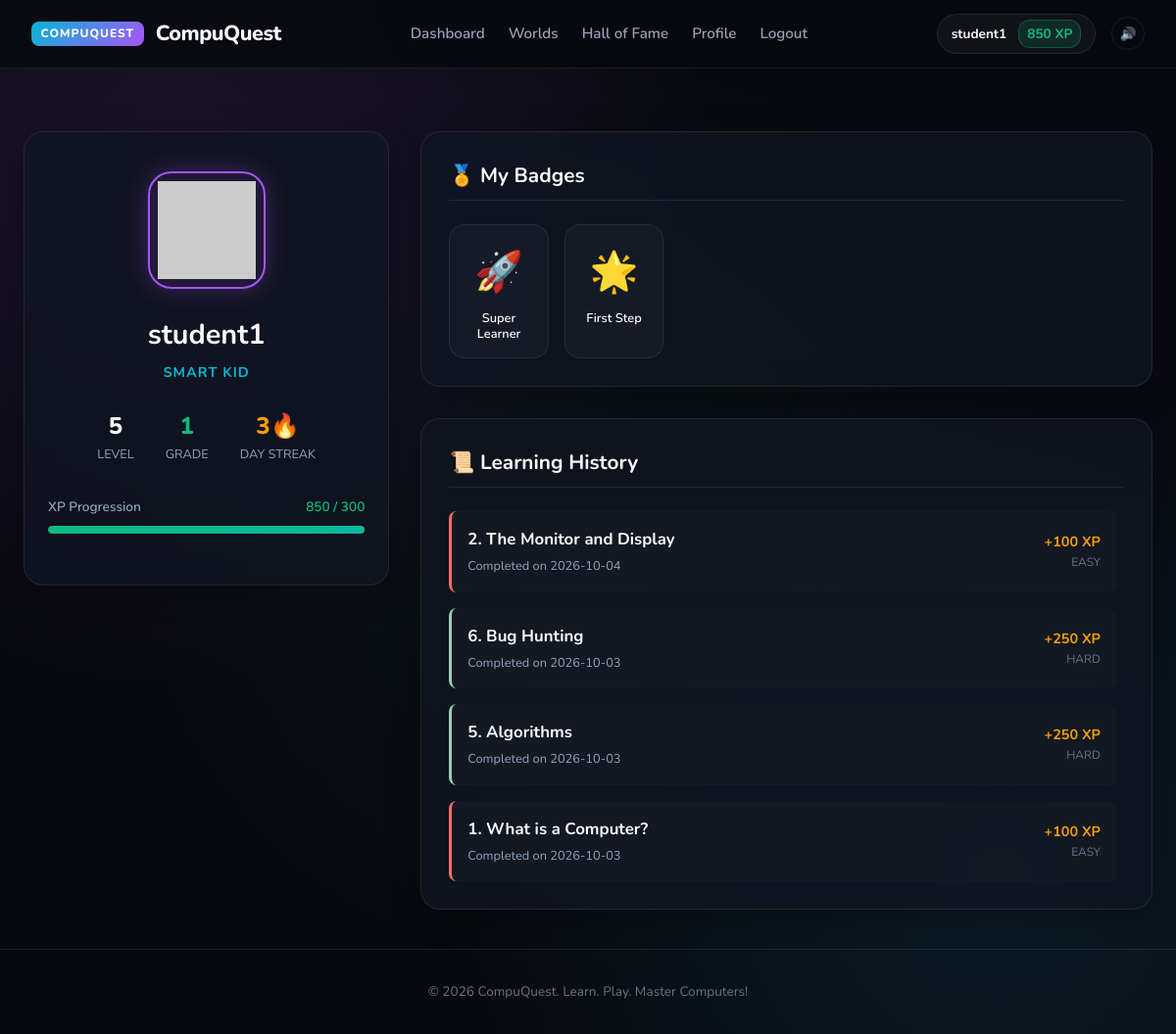
Screenshot of /profile (signed in) with the database file from the repository.
### tables this page shows
CREATE TABLE users (
        id INTEGER PRIMARY KEY AUTOINCREMENT,
        username TEXT UNIQUE NOT NULL,
        email TEXT UNIQUE NOT NULL,
        password_hash TEXT NOT NULL,
        xp INTEGER DEFAULT 0,
        level INTEGER DEFAULT 1,
        streak INTEGER DEFAULT 1,
        last_active_date TEXT,
        avatar TEXT DEFAULT 'happy_bot',
        title TEXT DEFAULT 'Explorer',
        created_at TEXT DEFAULT CURRENT_TIMESTAMP
    , grade INTEGER DEFAULT 1);

CREATE TABLE user_badges (
        id INTEGER PRIMARY KEY AUTOINCREMENT,
        user_id INTEGER NOT NULL,
        badge_id INTEGER NOT NULL,
        earned_at TEXT DEFAULT CURRENT_TIMESTAMP,
        UNIQUE(user_id, badge_id),
        FOREIGN KEY (user_id) REFERENCES users(id),
        FOREIGN KEY (badge_id) REFERENCES badges(id)
    );

CREATE TABLE badges (
        id INTEGER PRIMARY KEY AUTOINCREMENT,
        slug TEXT UNIQUE NOT NULL,
        name TEXT NOT NULL,
        description TEXT,
        icon TEXT,
        category TEXT
    );

CREATE TABLE user_progress (
        id INTEGER PRIMARY KEY AUTOINCREMENT,
        user_id INTEGER NOT NULL,
        quest_id INTEGER NOT NULL,
        completed INTEGER DEFAULT 0,
        completed_at TEXT,
        UNIQUE(user_id, quest_id),
        FOREIGN KEY (user_id) REFERENCES users(id),
        FOREIGN KEY (quest_id) REFERENCES quests(id)
    );

CREATE TABLE quests (
        id INTEGER PRIMARY KEY AUTOINCREMENT,
        category_slug TEXT NOT NULL,
        title TEXT NOT NULL,
        learning_material TEXT,
        story_hook TEXT,
        xp_reward INTEGER DEFAULT 100,
        difficulty TEXT,
        order_idx INTEGER,
        quiz_question TEXT,
        quiz_options TEXT,
        quiz_answer INTEGER,
        FOREIGN KEY (category_slug) REFERENCES categories(slug)
    );

### app.py (the view)
@app.route('/profile')
def profile():
    user = get_current_user()
    if not user:
        return redirect(url_for('login'))
    conn = get_db_connection()
    lvl, curr_xp, next_lvl_xp = calculate_level(user['xp'])
    badges = conn.execute('''
        SELECT b.*, ub.earned_at FROM badges b
        JOIN user_badges ub ON b.id = ub.badge_id
        WHERE ub.user_id = ?
        ORDER BY ub.earned_at DESC
    ''', (user['id'],)).fetchall()
    completed_quests = conn.execute('''
        SELECT q.title, q.difficulty, q.xp_reward, c.accent_color, up.completed_at
        FROM user_progress up
        JOIN quests q ON up.quest_id = q.id
        JOIN categories c ON q.category_slug = c.slug
        WHERE up.user_id = ? AND up.completed = 1
        ORDER BY up.completed_at DESC
    ''', (user['id'],)).fetchall()
    conn.close()
    return render_template('profile.html', user=user, level=lvl, curr_xp=curr_xp, next_lvl_xp=next_lvl_xp, badges=badges, completed_quests=completed_quests)

### app.py (called while the page is built)
def calculate_level(xp):
    if xp < 100:
        return 1, xp, 100
    elif xp < 250:
        return 2, xp - 100, 150
    elif xp < 450:
        return 3, xp - 250, 200
    elif xp < 700:
        return 4, xp - 450, 250
    elif xp < 1000:
        return 5, xp - 700, 300
    else:
        lvl = 5 + (xp - 1000) // 350
        curr = (xp - 1000) % 350
        return lvl, curr, 350

def get_current_user():
    if 'user_id' not in session:
        return None
    conn = get_db_connection()
    user = conn.execute('SELECT * FROM users WHERE id = ?', (session['user_id'],)).fetchone()
    conn.close()
    return user

### database.py (called while the page is built)
def get_db_connection():
    conn = sqlite3.connect(DB_PATH)
    conn.row_factory = sqlite3.Row
    return conn

### templates/profile.html
{% extends 'base.html' %}
{% block content %}
<div style="display: grid; grid-template-columns: 1fr 2fr; gap: 2rem; align-items: start;">
    <div style="display: flex; flex-direction: column; gap: 2rem;">
        <div class="glass-card" style="text-align: center; padding: 2.5rem 1.5rem;">
            <div style="width: 120px; height: 120px; margin: 0 auto 1.5rem; background: rgba(168, 85, 247, 0.1); border: 2px solid var(--neon-purple); border-radius: 24px; padding: 0.5rem; box-shadow: 0 0 25px rgba(168, 85, 247, 0.3);">
                <img src="https://api.dicebear.com/7.x/bottts/svg?seed={{ user.avatar }}&backgroundColor=transparent" alt="Avatar" style="width: 100%; height: 100%;">
            </div>
            <h1 style="font-size: 1.8rem; margin-bottom: 0.25rem;">{{ user.username }}</h1>
            <div style="color: var(--neon-cyan); font-weight: 700; margin-bottom: 1.5rem; letter-spacing: 1px; text-transform: uppercase; font-size: 0.9rem;">{{ user.title }}</div>
            <div style="display: flex; justify-content: center; gap: 2rem; margin-bottom: 2rem;">
                <div>
                    <div style="font-size: 1.5rem; font-weight: 800; color: var(--text-primary);">{{ level }}</div>
                    <div style="font-size: 0.8rem; color: var(--text-secondary); text-transform: uppercase;">Level</div>
                </div>
                <div>
                    <div style="font-size: 1.5rem; font-weight: 800; color: var(--neon-green);">{{ user.grade }}</div>
                    <div style="font-size: 0.8rem; color: var(--text-secondary); text-transform: uppercase;">Grade</div>
                </div>
                <div>
                    <div style="font-size: 1.5rem; font-weight: 800; color: var(--neon-amber);">{{ user.streak }}🔥</div>
                    <div style="font-size: 0.8rem; color: var(--text-secondary); text-transform: uppercase;">Day Streak</div>
                </div>
            </div>
            <div style="text-align: left;">
                <div style="display: flex; justify-content: space-between; font-size: 0.85rem; font-weight: 600; margin-bottom: 0.5rem;">
                    <span style="color: var(--text-secondary);">XP Progression</span>
                    <span style="color: var(--neon-green);">{{ user.xp }} / {{ next_lvl_xp }}</span>
                </div>
                <div class="tier-progress-track">
                    <div class="tier-progress-fill" style="width: {{ (user.xp / next_lvl_xp * 100)|round }}%; background: linear-gradient(90deg, var(--neon-green), var(--neon-cyan));"></div>
                </div>
            </div>
        </div>
    </div>
    <div style="display: flex; flex-direction: column; gap: 2rem;">
        <div class="glass-card">
            <h2 style="font-size: 1.3rem; margin-bottom: 1.5rem; border-bottom: 1px solid var(--border-subtle); padding-bottom: 0.5rem;">🏅 My Badges</h2>
            {% if badges %}
            <div style="display: grid; grid-template-columns: repeat(auto-fill, minmax(100px, 1fr)); gap: 1rem;">
                {% for badge in badges %}
                <div style="background: rgba(255,255,255,0.03); border: 1px solid var(--border-subtle); border-radius: 16px; padding: 1rem; text-align: center; transition: transform 0.2s;">
                    <div style="font-size: 2.5rem; margin-bottom: 0.5rem;">{{ badge.icon }}</div>
                    <div style="font-size: 0.8rem; font-weight: 600; color: var(--text-primary); line-height: 1.2;">{{ badge.name }}</div>
                </div>
                {% endfor %}
            </div>
            {% else %}
            <p style="color: var(--text-secondary); font-style: italic;">Complete lessons to earn badges.</p>
            {% endif %}
        </div>
        <div class="glass-card">
            <h2 style="font-size: 1.3rem; margin-bottom: 1.5rem; border-bottom: 1px solid var(--border-subtle); padding-bottom: 0.5rem;">📜 Learning History</h2>
            {% if completed_quests %}
            <div style="display: flex; flex-direction: column; gap: 1rem; max-height: 400px; overflow-y: auto; padding-right: 0.5rem;">
                {% for log in completed_quests %}
                <div style="display: flex; justify-content: space-between; align-items: center; padding: 1rem; background: rgba(255,255,255,0.02); border-left: 3px solid {{ log.accent_color }}; border-radius: 8px;">
                    <div>
                        <h4 style="font-size: 1.05rem; color: var(--text-primary); margin-bottom: 0.2rem;">{{ log.title }}</h4>
                        <div style="font-size: 0.8rem; color: var(--text-secondary);">Completed on {{ log.completed_at[:10] if log.completed_at else 'Unknown' }}</div>
                    </div>
                    <div style="text-align: right;">
                        <div style="color: var(--neon-amber); font-weight: 700; font-size: 0.9rem;">+{{ log.xp_reward }} XP</div>
                        <div style="font-size: 0.75rem; color: var(--text-muted); text-transform: uppercase;">{{ log.difficulty }}</div>
                    </div>
                </div>
                {% endfor %}
            </div>
            {% else %}
            <p style="color: var(--text-secondary); font-style: italic;">No lessons completed yet.</p>
            {% endif %}
        </div>
    </div>
</div>
{% endblock %}

### templates/base.html (shortened to what this page needs)
<!DOCTYPE html>
<html lang="en">
<head>
    <link rel="stylesheet" href="{{ url_for('static', filename='css/style.css') }}">
</head>
<body>
    <nav class="cyber-nav">
        <a href="{{ url_for('index') }}" class="brand-logo">
            <span class="brand-badge">COMPUQUEST</span>
            CompuQuest
        </a>
        <ul class="nav-links">
            {% if user %}
                <li><a href="{{ url_for('dashboard') }}" class="nav-item">Dashboard</a></li>
                <li><a href="{{ url_for('categories_view') }}" class="nav-item">Worlds</a></li>
                <li><a href="{{ url_for('leaderboard') }}" class="nav-item">Hall of Fame</a></li>
                <li><a href="{{ url_for('profile') }}" class="nav-item">Profile</a></li>
                <li><a href="{{ url_for('logout') }}" class="nav-item">Logout</a></li>
            {% else %}
                <li><a href="{{ url_for('index') }}" class="nav-item">Home</a></li>
                <li><a href="{{ url_for('login') }}" class="nav-item">Login</a></li>
                <li><a href="{{ url_for('register') }}" class="nav-item">Register</a></li>
            {% endif %}
        </ul>
        <div style="display: flex; align-items: center; gap: 1rem;">
            {% if user %}
                <div class="user-status-pill">
                    <span>{{ user.username }}</span>
                    <span class="xp-badge">{{ user.xp }} XP</span>
                </div>
            {% else %}
                <div class="user-status-pill">
                    <span>Guest Explorer</span>
                </div>
            {% endif %}
            <button id="soundToggleBtn" class="btn-sound-toggle" title="Toggle Sound">
            </button>
        </div>
    </nav>
    <main class="container">
        {% block content %}{% endblock %}
    </main>
    <footer class="cyber-footer">
        © 2026 CompuQuest. Learn. Play. Master Computers!
    </footer>
</body>
</html>

### static/css/style.css (style rules this page uses)
:root { --bg-main: #090a10; --bg-card: rgba(16, 20, 32, 0.85); --bg-card-hover: rgba(23, 29, 46, 0.95); --bg-panel: #0f1320; --bg-input: #151a2c; --border-subtle: rgba(255, 255, 255, 0.08); --border-glow: rgba(139, 92, 246, 0.35); --neon-green: #10b981; --neon-cyan: #06b6d4; --neon-purple: #a855f7; --neon-pink: #f43f5e; --neon-amber: #f59e0b; --text-primary: #f8fafc; --text-secondary: #94a3b8; --text-muted: #64748b; --font-main: 'Nunito', 'Fredoka', system-ui, -apple-system, sans-serif; --font-mono: 'JetBrains Mono', 'Fira Code', Menlo, monospace; }
* { box-sizing: border-box; margin: 0; padding: 0; }
body { background-color: var(--bg-main); background-image: radial-gradient(circle at 15% 15%, rgba(168, 85, 247, 0.12) 0%, transparent 40%), radial-gradient(circle at 85% 85%, rgba(6, 182, 212, 0.1) 0%, transparent 40%), radial-gradient(circle at 50% 50%, rgba(16, 185, 129, 0.05) 0%, transparent 60%); background-attachment: fixed; color: var(--text-primary); font-family: var(--font-main); line-height: 1.6; min-height: 100vh; display: flex; flex-direction: column; }
.cyber-nav { position: sticky; top: 0; z-index: 100; background: rgba(9, 10, 16, 0.85); backdrop-filter: blur(16px); border-bottom: 1px solid var(--border-subtle); padding: 0.85rem 2rem; display: flex; justify-content: space-between; align-items: center; }
.brand-logo { display: flex; align-items: center; gap: 0.75rem; text-decoration: none; font-weight: 800; font-size: 1.35rem; letter-spacing: -0.5px; color: var(--text-primary); }
.brand-badge { background: linear-gradient(135deg, var(--neon-cyan), var(--neon-purple)); color: #fff; padding: 0.2rem 0.6rem; border-radius: 8px; font-size: 0.75rem; font-weight: 800; letter-spacing: 1px; }
.nav-links { display: flex; align-items: center; gap: 1.5rem; list-style: none; }
.nav-item { color: var(--text-secondary); text-decoration: none; font-weight: 600; font-size: 0.95rem; transition: all 0.2s ease; display: flex; align-items: center; gap: 0.4rem; }
.user-status-pill { display: flex; align-items: center; gap: 0.75rem; background: rgba(255, 255, 255, 0.04); border: 1px solid var(--border-subtle); padding: 0.35rem 0.85rem; border-radius: 9999px; font-size: 0.85rem; font-weight: 700; }
.xp-badge { background: rgba(16, 185, 129, 0.15); color: var(--neon-green); border: 1px solid rgba(16, 185, 129, 0.3); padding: 0.15rem 0.5rem; border-radius: 12px; }
.btn-sound-toggle { background: transparent; border: 1px solid var(--border-subtle); color: var(--text-secondary); border-radius: 50%; width: 34px; height: 34px; cursor: pointer; display: flex; align-items: center; justify-content: center; transition: all 0.2s; }
.container { max-width: 1200px; margin: 0 auto; padding: 2.5rem 1.5rem; width: 100%; }
.glass-card { background: var(--bg-card); border: 1px solid var(--border-subtle); border-radius: 20px; padding: 1.75rem; backdrop-filter: blur(16px); box-shadow: 0 8px 32px rgba(0, 0, 0, 0.3); transition: all 0.3s ease; }
.tier-progress-track { background: rgba(255, 255, 255, 0.06); border-radius: 9999px; height: 8px; overflow: hidden; margin-bottom: 0.75rem; }
.tier-progress-fill { height: 100%; border-radius: 9999px; transition: width 0.6s ease; }
.cyber-footer { margin-top: auto; border-top: 1px solid var(--border-subtle); padding: 2rem; text-align: center; color: var(--text-muted); font-size: 0.85rem; }

### rows the page displays
users: username "student1", xp "850", title "SMART KID", grade "1", streak "3"
user_badges: icon "🚀", name "Super Learner"
user_badges: icon "🌟", name "First Step"
user_progress: title "2. The Monitor and Display", completed_at "2026-10-04", xp_reward "100", difficulty "EASY"
user_progress: title "6. Bug Hunting", completed_at "2026-10-03", xp_reward "250", difficulty "HARD"
user_progress: title "5. Algorithms", completed_at "2026-10-03", xp_reward "250", difficulty "HARD"
user_progress: title "1. What is a Computer?", completed_at "2026-10-03", xp_reward "100", difficulty "EASY"

### other values shown
{{ level }} "5"
{{ next_lvl_xp }} "300"
